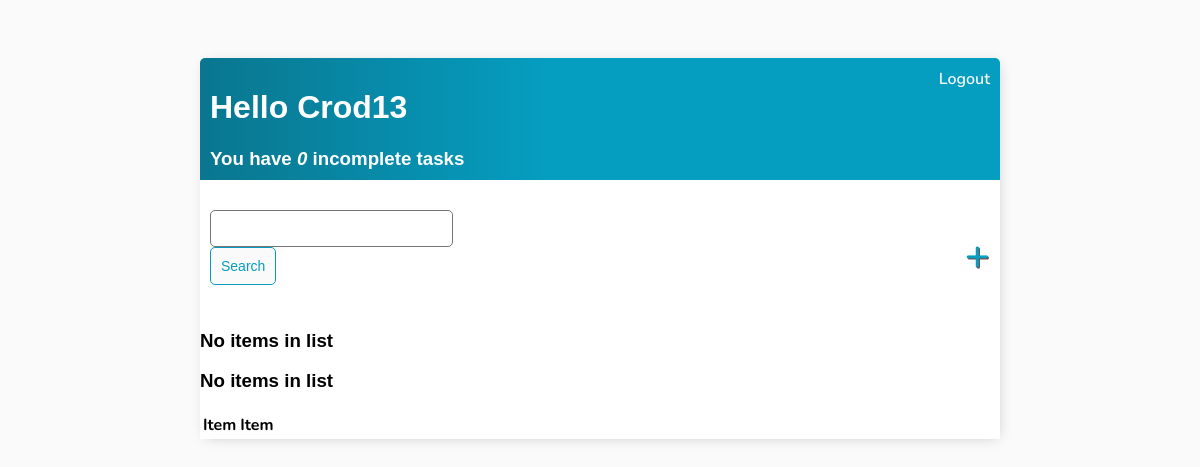
The app's page / (signed in), older data.
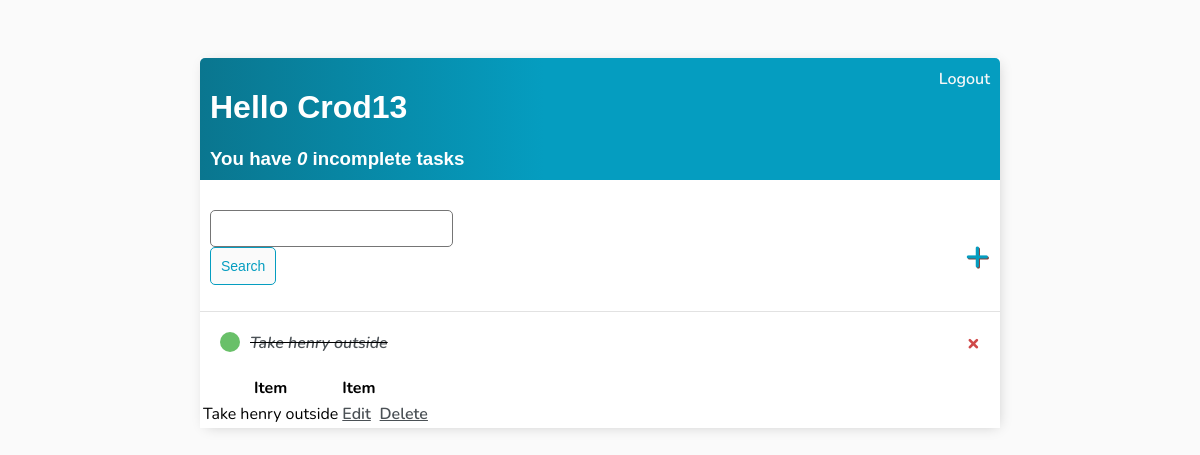
The same page, newer data.
### base/models.py (models this page shows)
class Task(models.Model):
    user = models.ForeignKey(User, on_delete=models.CASCADE, null=True, blank=True)
    title = models.CharField(max_length=200)
    description = models.TextField(null=True, blank=True)
    complete = models.BooleanField(default=False)
    create = models.DateTimeField(auto_now_add=True)
    def __str__(self):
        return self.title
    class Meta:
        ordering = ['complete']

### base/views.py (the view)
# urls.py: path('', TaskList.as_view(), name='tasks'),
class TaskList(LoginRequiredMixin, ListView):
    model = Task
    context_object_name = 'tasks'  #changes variable name to tasks instead of "object_list" in task_list.html
    def get_context_data(self, **kwargs):
        context = super().get_context_data(**kwargs)
        context['tasks'] = context['tasks'].filter(user=self.request.user)
        context['count'] = context['tasks'].filter(complete=False).count()
        search_input = self.request.GET.get('search-area') or ''
        if search_input:
            context['tasks'] = context['tasks'].filter(title__startswith=search_input)
        context['search_input'] = search_input
        return context

### base/templates/base/task_list.html
{% extends 'base/main.html' %}
{% block content %}
<div class="header-bar">
    <div>
        <h1>Hello {{request.user|title}}</h1>
        <h3 style="margin:0">You have <i>{{count}}</i> incomplete task{{ count|pluralize:"s" }}</h3>
    </div>
    {% if request.user.is_authenticated %}
    <a href="{% url 'logout' %}">Logout</a>
    {% else %}
    <a href="{% url 'login' %}">Login</a>
    {% endif %}
</div>
<div id="search-add-wrapper">
    <form method="GET">
        <input class="textarea" type="text" name="search-area" value="{{search_input}}">
        <input class="button" type="submit" value="Search">
    </form>
    <a id="add-link" href="{% url 'task-create' %}">&#x2b;</a>
</div>
<div class="task-items-wrapper">
    {% for task in tasks %}
        <div class="task-wrapper">
            {% if task.complete %}
            <div class="task-title">
                <div class="task-complete-icon"></div>
                <i><s><a href="{% url 'task-update' task.id %}">{{task}}</a></s></i>
            </div>
            <a class="delete-link" href="{% url 'task-delete' task.id %}">&#215;</a>
            {% else %}
            <div class="task-title">
                <div class="task-incomplete-icon"></div>
                <a href="{% url 'task-update' task.id %}">{{task}}</a>
            </div>
            <a class="delete-link" href="{% url 'task-delete' task.id %}">&#215;</a>
            {% endif %}
        </div>
    {% empty %}
    <h3>No items in list</h3>
    {% endfor %}
</div>
<table>
    <tr>
        <th>Item</th>
        <th>Item</th>
    </tr>
    {% for task in tasks %}
    <tr>
        <td>{{task.title}}</td>
        <td><a href="{% url 'task-update' task.id %}">Edit</a></td>
        <td><a href="{% url 'task-delete' task.id %}">Delete</a></td>
    </tr>
    {% empty %}
    <h3>No items in list</h3>
    {% endfor %}
</table>
{% endblock content %}

### base/templates/base/main.html (shortened to what this page needs)
{% load static %}
<html lang="en">
<head>
    <link rel="stylesheet" href="{% static 'base/css/style.css' %}">
</head>
<body>
    <div class="container">
        {% block content %}
        {% endblock content %}
    </div>
</body>
</html>

### static/base/css/style.css (style rules this page uses)
body { background-color: #FAFAFA; font-family: 'Nunito', sans-serif; padding-top: 50px; }
.container { max-width: 800px; margin: auto; background-color: #fff; -webkit-box-shadow: 2px 2px 13px -4px rgba(0, 0, 0, 0.21); box-shadow: 2px 2px 13px -4px rgba(0, 0, 0, 0.21); }
h1, h2, h3, h4, h5, h6 { font-family: 'Raleway', sans-serif; }
a, p { color: #4b5156; }
a { font-weight: 600; }
.header-bar { display: flex; justify-content: space-between; color: #fff; padding: 10px; border-radius: 5px 5px 0 0; background: linear-gradient(90deg, #0a768f 0%, #059DC0 43%, #059DC0 100%); }
input { outline: none; border: none; }
.header-bar a { color: rgb(247, 247, 247); text-decoration: none; }
.task-wrapper { display: flex; align-items: center; justify-content: space-between; padding: 20px; background-color: #fff; border-top: 1px solid rgb(226, 226, 226); }
.task-title { display: flex; }
.task-title a { text-decoration: none; color: #4b5156; margin-left: 10px; }
.task-complete-icon { height: 20px; width: 20px; background-color: rgb(105, 192, 105); border-radius: 50%; }
.delete-link { text-decoration: none; font-weight: 900; color: #cf4949; font-size: 22px; line-height: 0; }
#search-add-wrapper { margin-top: 20px; display: flex; justify-content: space-between; align-items: center; padding: 10px; }
#add-link { color: #059DC0; text-decoration: none; font-size: 42px; text-shadow: 1px 1px #81413b; }
input[type=text], input[type=password], textarea { border: 1px solid #757575; border-radius: 5px; padding: 10px; width: 90%; }
::placeholder { font-weight: 300; opacity: 0.5; }
.button { border: 1px solid #059DC0; background-color: #FAFAFA; color: #059DC0; padding: 10px; font-size: 14px; border-radius: 5px; cursor: pointer; text-decoration: none; }

Row changes from the older to the newer data that the page shows:
added Task: title "Take henry outside"
Text that changed along with them:
text no longer shown: "No items in list No items in list"
